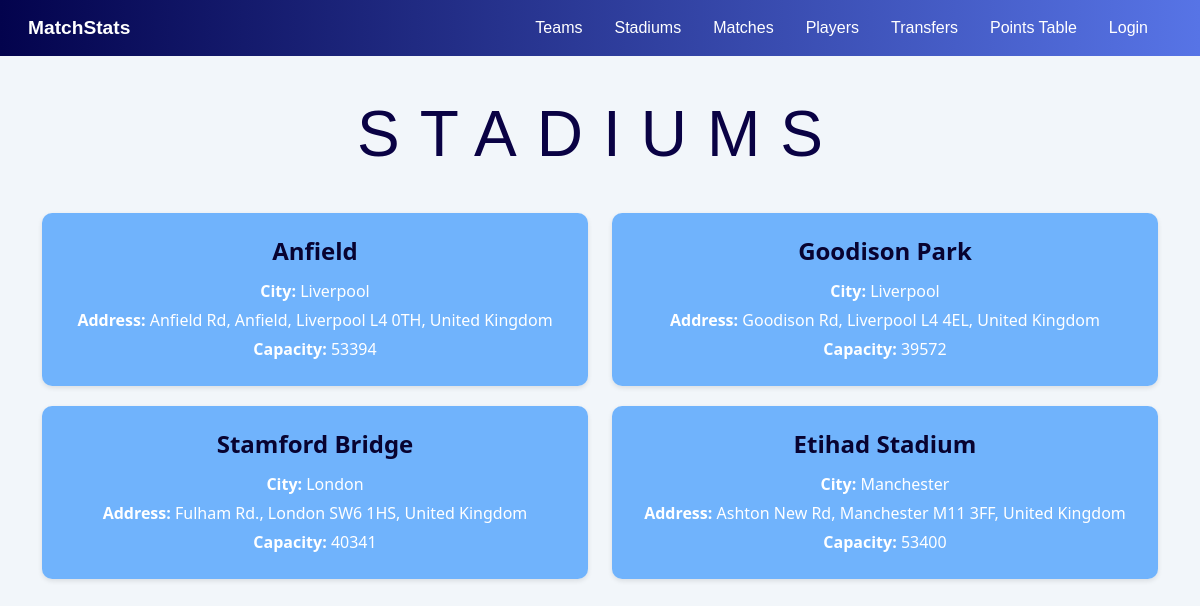
Page /stadiums/ on the committed database.
### main/models.py (models this page shows, shortened)
class Stadium(models.Model):
    name = models.CharField(max_length=128, unique=True)
    address = models.CharField(max_length=512)
    city = models.CharField(max_length=64)
    capacity = models.PositiveIntegerField()

### main/views.py (the view)
# urls.py: path("stadiums/", views.StadiumList.as_view(), name="stadium_list"),
class StadiumList(generic.ListView):
    model = Stadium
    template_name = 'main/stadium_list.html'
    context_object_name = "stadiums"

### main/templates/main/stadium_list.html (shortened to what this page needs)
{% extends 'main/base.html' %}
{% block content %}
<div class="container">
    <h1 >Stadiums</h1>
    <div class="row">
        {% for stadium in stadiums %}
        <div class="col-md-6">
            <div class="stadium-card">
                <div class="stadium-name">
                    {{ stadium.name }}
                </div>
                <div class="stadium-details">
                    <span><strong>City:</strong> {{ stadium.city }}</span>
                    <span><strong>Address:</strong> {{ stadium.address }}</span>
                    <span><strong>Capacity:</strong> {{ stadium.capacity }}</span>
                </div>
            </div>
        </div>
        {% endfor %}
    </div>
</div>
{% endblock %}

### main/templates/main/stadium_list.html (style rules this page uses)
body { background-color: #f2f6fa; font-family: 'Segoe UI', Tahoma, Geneva, Verdana, sans-serif; overflow: visible; }
.container { margin-top: 30px; text-align: center; }
h1 { font-size: 4rem; color: #0a0244; margin-bottom: 30px; padding: 10px; display: inline-block; font-family: 'Gill Sans', 'Gill Sans MT', Calibri, 'Trebuchet MS', sans-serif; border-radius: 10px; text-transform: uppercase; letter-spacing: 20px; text-align: center; }
.stadium-card { background-color: #007bff89; padding: 20px; margin-bottom: 20px; border-radius: 10px; box-shadow: 0 2px 5px rgba(0, 0, 0, 0.1); transition: transform 0.2s ease-in-out; }
.stadium-name { font-size: 24px; font-weight: bold; margin-bottom: 10px; color: #080330; text-align: center; }
.stadium-details { font-size: 16px; color: #ffffff; text-align: center; }
.stadium-details span { display: block; margin-bottom: 5px; }

### rows in the picture
Stadium: name "Anfield", city "Liverpool", address "Anfield Rd, Anfield, Liverpool L4 0TH, United Kingdom", capacity "53394"
Stadium: name "Goodison Park", city "Liverpool", address "Goodison Rd, Liverpool L4 4EL, United Kingdom", capacity "39572"
Stadium: name "Stamford Bridge", city "London", address "Fulham Rd., London SW6 1HS, United Kingdom", capacity "40341"
Stadium: name "Etihad Stadium", city "Manchester", address "Ashton New Rd, Manchester M11 3FF, United Kingdom", capacity "53400"
